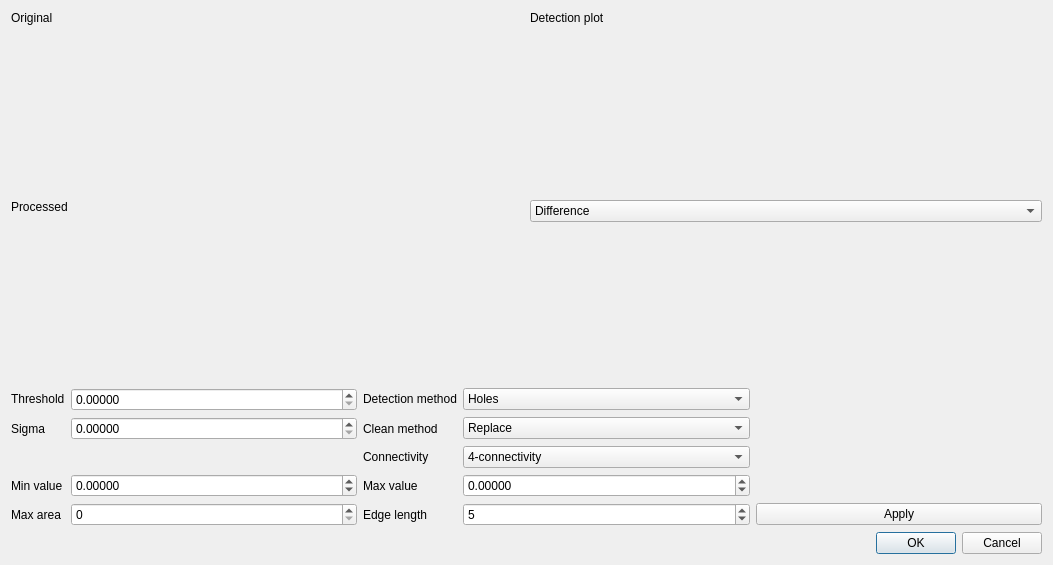
<?xml version="1.0" encoding="UTF-8"?>
<ui version="4.0">
 <class>MorphSpotCleanDlg</class>
 <widget class="QDialog" name="MorphSpotCleanDlg">
  <property name="geometry">
   <rect>
    <x>0</x>
    <y>0</y>
    <width>1053</width>
    <height>565</height>
   </rect>
  </property>
  <property name="windowTitle">
   <string>Morphological spot cleaning</string>
  </property>
  <layout class="QVBoxLayout" name="verticalLayout_2">
   <item>
    <layout class="QVBoxLayout" name="verticalLayout">
     <item>
      <layout class="QHBoxLayout" name="horizontalLayout">
       <item>
        <layout class="QVBoxLayout" name="verticalLayout_3">
         <item>
          <widget class="QLabel" name="label">
           <property name="sizePolicy">
            <sizepolicy hsizetype="Preferred" vsizetype="Maximum">
             <horstretch>0</horstretch>
             <verstretch>0</verstretch>
            </sizepolicy>
           </property>
           <property name="text">
            <string>Original</string>
           </property>
          </widget>
         </item>
         <item>
          <widget class="QtAddons::ImageViewerWidget" name="viewerOrignal" native="true"/>
         </item>
        </layout>
       </item>
       <item>
        <layout class="QVBoxLayout" name="verticalLayout_4">
         <item>
          <widget class="QLabel" name="label_11">
           <property name="sizePolicy">
            <sizepolicy hsizetype="Preferred" vsizetype="Maximum">
             <horstretch>0</horstretch>
             <verstretch>0</verstretch>
            </sizepolicy>
           </property>
           <property name="text">
            <string>Detection plot</string>
           </property>
          </widget>
         </item>
         <item>
          <widget class="QtAddons::Plotter" name="plotDetection" native="true"/>
         </item>
        </layout>
       </item>
      </layout>
     </item>
    </layout>
   </item>
   <item>
    <layout class="QHBoxLayout" name="horizontalLayout_5">
     <item>
      <layout class="QVBoxLayout" name="verticalLayout_6">
       <item>
        <widget class="QLabel" name="label_3">
         <property name="sizePolicy">
          <sizepolicy hsizetype="Preferred" vsizetype="Maximum">
           <horstretch>0</horstretch>
           <verstretch>0</verstretch>
          </sizepolicy>
         </property>
         <property name="text">
          <string>Processed</string>
         </property>
        </widget>
       </item>
       <item>
        <widget class="QtAddons::ImageViewerWidget" name="viewerProcessed" native="true"/>
       </item>
      </layout>
     </item>
     <item>
      <layout class="QVBoxLayout" name="verticalLayout_5">
       <item>
        <widget class="QComboBox" name="comboDetectionDisplay">
         <item>
          <property name="text">
           <string>Difference</string>
          </property>
         </item>
         <item>
          <property name="text">
           <string>Differnce (Percentage)</string>
          </property>
         </item>
         <item>
          <property name="text">
           <string>Detection image</string>
          </property>
         </item>
         <item>
          <property name="text">
           <string>Hit map</string>
          </property>
         </item>
        </widget>
       </item>
       <item>
        <widget class="QtAddons::ImageViewerWidget" name="viewerDifference" native="true"/>
       </item>
      </layout>
     </item>
    </layout>
   </item>
   <item>
    <layout class="QGridLayout" name="gridLayout">
     <item row="0" column="2">
      <widget class="QLabel" name="label_5">
       <property name="sizePolicy">
        <sizepolicy hsizetype="Maximum" vsizetype="Maximum">
         <horstretch>0</horstretch>
         <verstretch>0</verstretch>
        </sizepolicy>
       </property>
       <property name="text">
        <string>Detection method</string>
       </property>
      </widget>
     </item>
     <item row="1" column="0">
      <widget class="QLabel" name="label_12">
       <property name="text">
        <string>Sigma</string>
       </property>
      </widget>
     </item>
     <item row="4" column="1">
      <widget class="QSpinBox" name="spinArea">
       <property name="maximum">
        <number>1000</number>
       </property>
      </widget>
     </item>
     <item row="1" column="3">
      <widget class="QComboBox" name="comboCleanMethod">
       <item>
        <property name="text">
         <string>Replace</string>
        </property>
       </item>
       <item>
        <property name="text">
         <string>Fill (Experimental)</string>
        </property>
       </item>
      </widget>
     </item>
     <item row="3" column="2">
      <widget class="QLabel" name="label_9">
       <property name="text">
        <string>Max value</string>
       </property>
      </widget>
     </item>
     <item row="4" column="0">
      <widget class="QLabel" name="label_7">
       <property name="text">
        <string>Max area</string>
       </property>
      </widget>
     </item>
     <item row="1" column="1">
      <widget class="QDoubleSpinBox" name="spinSigma">
       <property name="decimals">
        <number>5</number>
       </property>
      </widget>
     </item>
     <item row="4" column="4">
      <widget class="QPushButton" name="buttonApply">
       <property name="text">
        <string>Apply</string>
       </property>
      </widget>
     </item>
     <item row="3" column="3">
      <widget class="QDoubleSpinBox" name="spinMaxValue">
       <property name="decimals">
        <number>5</number>
       </property>
       <property name="minimum">
        <double>-10000.000000000000000</double>
       </property>
       <property name="maximum">
        <double>10000.000000000000000</double>
       </property>
      </widget>
     </item>
     <item row="0" column="1">
      <widget class="QDoubleSpinBox" name="spinThreshold">
       <property name="decimals">
        <number>5</number>
       </property>
      </widget>
     </item>
     <item row="0" column="3">
      <widget class="QComboBox" name="comboDetectionMethod">
       <item>
        <property name="text">
         <string>Holes</string>
        </property>
       </item>
       <item>
        <property name="text">
         <string>Peaks</string>
        </property>
       </item>
       <item>
        <property name="text">
         <string>Both</string>
        </property>
       </item>
      </widget>
     </item>
     <item row="4" column="3">
      <widget class="QSpinBox" name="spinEdgeLenght">
       <property name="minimum">
        <number>1</number>
       </property>
       <property name="value">
        <number>5</number>
       </property>
      </widget>
     </item>
     <item row="3" column="0">
      <widget class="QLabel" name="label_8">
       <property name="text">
        <string>Min value</string>
       </property>
      </widget>
     </item>
     <item row="4" column="2">
      <widget class="QLabel" name="label_10">
       <property name="text">
        <string>Edge length</string>
       </property>
      </widget>
     </item>
     <item row="0" column="0">
      <widget class="QLabel" name="label_4">
       <property name="sizePolicy">
        <sizepolicy hsizetype="Maximum" vsizetype="Maximum">
         <horstretch>0</horstretch>
         <verstretch>0</verstretch>
        </sizepolicy>
       </property>
       <property name="text">
        <string>Threshold</string>
       </property>
      </widget>
     </item>
     <item row="3" column="1">
      <widget class="QDoubleSpinBox" name="spinMinValue">
       <property name="decimals">
        <number>5</number>
       </property>
       <property name="minimum">
        <double>-10000.000000000000000</double>
       </property>
       <property name="maximum">
        <double>10000.000000000000000</double>
       </property>
      </widget>
     </item>
     <item row="1" column="2">
      <widget class="QLabel" name="label_13">
       <property name="text">
        <string>Clean method</string>
       </property>
      </widget>
     </item>
     <item row="2" column="2">
      <widget class="QLabel" name="label_6">
       <property name="sizePolicy">
        <sizepolicy hsizetype="Maximum" vsizetype="Maximum">
         <horstretch>0</horstretch>
         <verstretch>0</verstretch>
        </sizepolicy>
       </property>
       <property name="text">
        <string>Connectivity</string>
       </property>
      </widget>
     </item>
     <item row="2" column="3">
      <widget class="QComboBox" name="comboConnectivity">
       <item>
        <property name="text">
         <string>4-connectivity</string>
        </property>
       </item>
       <item>
        <property name="text">
         <string>8-connectivity</string>
        </property>
       </item>
      </widget>
     </item>
    </layout>
   </item>
   <item>
    <widget class="QDialogButtonBox" name="buttonBox">
     <property name="orientation">
      <enum>Qt::Horizontal</enum>
     </property>
     <property name="standardButtons">
      <set>QDialogButtonBox::Cancel|QDialogButtonBox::Ok</set>
     </property>
    </widget>
   </item>
  </layout>
 </widget>
 <customwidgets>
  <customwidget>
   <class>QtAddons::ImageViewerWidget</class>
   <extends>QWidget</extends>
   <header location="global">imageviewerwidget.h</header>
   <container>1</container>
  </customwidget>
  <customwidget>
   <class>QtAddons::Plotter</class>
   <extends>QWidget</extends>
   <header location="global">plotter.h</header>
   <container>1</container>
  </customwidget>
 </customwidgets>
 <resources/>
 <connections>
  <connection>
   <sender>buttonBox</sender>
   <signal>accepted()</signal>
   <receiver>MorphSpotCleanDlg</receiver>
   <slot>accept()</slot>
   <hints>
    <hint type="sourcelabel">
     <x>248</x>
     <y>254</y>
    </hint>
    <hint type="destinationlabel">
     <x>157</x>
     <y>274</y>
    </hint>
   </hints>
  </connection>
  <connection>
   <sender>buttonBox</sender>
   <signal>rejected()</signal>
   <receiver>MorphSpotCleanDlg</receiver>
   <slot>reject()</slot>
   <hints>
    <hint type="sourcelabel">
     <x>316</x>
     <y>260</y>
    </hint>
    <hint type="destinationlabel">
     <x>286</x>
     <y>274</y>
    </hint>
   </hints>
  </connection>
 </connections>
</ui>
